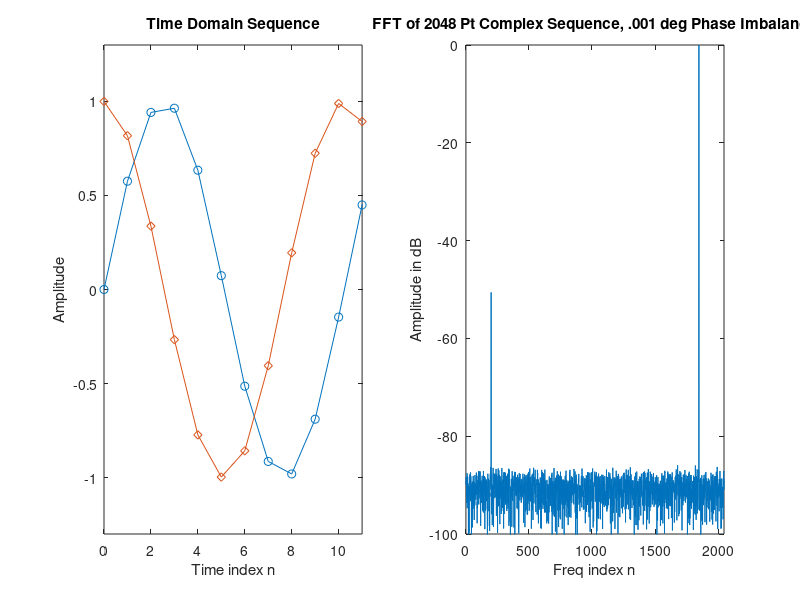

Write the MATLAB code that produced this figure.
% Program sinad
% Generation of a sinusoidal sequence
N = 2048;
n = 0:N-1;	
f = 200/(N+0); %Changing denominator makes non-coherent
phase = 0;	
phase2 = (2*pi/360)*.001;

A = 1.0000; %Scale the amplitude for unity output
B = 1.;
arg = 2*pi*f*n - phase; 
arg2 = 2*pi*f*n - phase2;
x = A*sin(arg); %creates fundamental frequency
y = B*cos(arg2); %creates sinusoid 90degrees out of phase
core = j*ones(1,N);
yi = y .*core;
x = yi + x;

%x=x+0.1; %creates a DC offset

noise = 10^((10*log10(A)-75)/10)*randn(1,N); %Creates the noise floor
noiseimag = j*10^((10*log10(A)-75)/10)*randn(1,N);
x = x + noise+noiseimag;

Ah1=10^((10*log10(A)-70)/10);
harm1=Ah1*cos(2*pi*2*f*n); %creates first Harmonic 30dB down
%x = x + harm1;

Ah2=10^((10*log10(A)-100)/10);
harm2=Ah2*cos(2*pi*3*f*n); %creates second Harmonic 60dB down
%x = x + harm2;

As1=10^((10*log10(A)-100)/10);
spur1=As1*cos(2*pi*1.2*f*n); %creates spur, 100db down
%x = x + spur1;

As2=10^((10*log10(A)-110)/10);
spur2=As2*cos(2*pi*0.7*f*n); %creates spur, 110db down
%x = x + spur2;

As3=10^((10*log10(A)-90)/10);
spur3=As3*cos(2*pi*3.8*f*n); %creates spur, 80db down
%x = x + spur3;

clf;			% Clear old graph
subplot(1,2,1)
plot(n,x,'-o',n,y,'-d');		% Plot the generated sequence
axis([0 11 -A-.3 A+.3]);
title('Time Domain Sequence');
xlabel('Time index n');
ylabel('Amplitude');
axis;

X = fft(x);
Y = abs(X); %Complex to Magnitude
Y = Y/N;    %Scale results to 1/N
Y = 10*log10(Y);
Y = Y - max(Y);
subplot(1,2,2)
plot((0:length(X)-1),Y);		% Plot the FFT of the sequence
axis([0 (length(X)-1) -100 max(Y)]);
 
title('FFT of 2048 Pt Complex Sequence, .001 deg Phase Imbalance');
xlabel('Freq index n');
ylabel('Amplitude in dB');
axis;